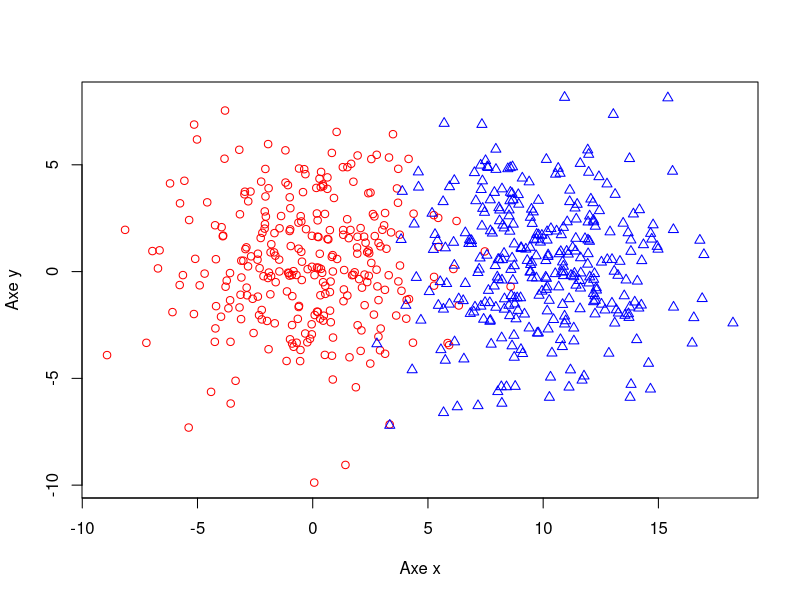

Reproduce this figure in R.
library(MASS)

simul <- function(n, pi, mu1, mu2, sigma1, sigma2) {
    n1 <- rbinom(1, n, pi)
    n2 <- n - n1
    d1 <- mvrnorm(n1, mu1, sigma1)
    d1 <- cbind(d1, matrix(1, nrow = n1))
    d2 <- mvrnorm(n2, mu2, sigma2)
    d2 <- cbind(d2, matrix(2, nrow = n2))
    d <- rbind(d1, d2)
    return(d)
}

matrix1 <- simul(600, 0.5, c(0,0), c(10, 0), diag(2), diag(2))
matrix2 <- simul(600, 0.5, c(0, 0), c(10, 0), diag(2), 5 * diag(2))
matrix3 <- simul(600, 0.5, c(0, 0), c(10, 0), diag(2), 9 * diag(2))
matrix4 <- simul(600, 0.5, c(0, 0), c(10, 0), 5 * diag(2), 5 * diag(2))
matrix5 <- simul(600, 0.5, c(0, 0), c(10, 0), 9 * diag(2), 9 * diag(2))
plot(matrix5[,1], matrix5[, 2], 
     main = "",
     xlab = "Axe x",
     ylab = "Axe y",
     pch = c(1, 2)[matrix5[,3]], 
     col = c("red", "blue")[matrix5[,3]])

matrixApp1 <- simul(300, 0.5, c(0,0), c(10, 0), diag(2), diag(2))
matrixApp2 <- simul(300, 0.5, c(0, 0), c(10, 0), diag(2), 5 * diag(2))
matrixApp3 <- simul(300, 0.5, c(0, 0), c(10, 0), diag(2), 9 * diag(2))
matrixApp4 <- simul(300, 0.5, c(0, 0), c(10, 0), 5 * diag(2), 5 * diag(2))
matrixApp5 <- simul(300, 0.5, c(0, 0), c(10, 0), 9 * diag(2), 9 * diag(2))

moyenneEmpirique <- function(ech) {
    xMean <- mean(ech[, 1])
    yMean <- mean(ech[, 2])
    return(c(xMean, yMean))
}

mu1Matrix1 <- moyenneEmpirique(matrixApp1[matrixApp1[, 3] == 1, ])
mu2Matrix1 <- moyenneEmpirique(matrixApp1[matrixApp1[, 3] == 2, ])

mu1Matrix2 <- moyenneEmpirique(matrixApp2[matrixApp2[, 3] == 1, ])
mu2Matrix2 <- moyenneEmpirique(matrixApp2[matrixApp2[, 3] == 2, ])

mu1Matrix3 <- moyenneEmpirique(matrixApp3[matrixApp3[, 3] == 1, ])
mu2Matrix3 <- moyenneEmpirique(matrixApp3[matrixApp3[, 3] == 2, ])

mu1Matrix4 <- moyenneEmpirique(matrixApp4[matrixApp4[, 3] == 1, ])
mu2Matrix4 <- moyenneEmpirique(matrixApp4[matrixApp4[, 3] == 2, ])

mu1Matrix5 <- moyenneEmpirique(matrixApp5[matrixApp5[, 3] == 1, ])
mu2Matrix5 <- moyenneEmpirique(matrixApp5[matrixApp5[, 3] == 2, ])

cat(mu1Matrix1, "\t", mu2Matrix1, "\n")
cat(mu1Matrix2, "\t", mu2Matrix2, "\n")
cat(mu1Matrix3, "\t", mu2Matrix3, "\n")
cat(mu1Matrix4, "\t", mu2Matrix4, "\n")
cat(mu1Matrix5, "\t", mu2Matrix5, "\n")
